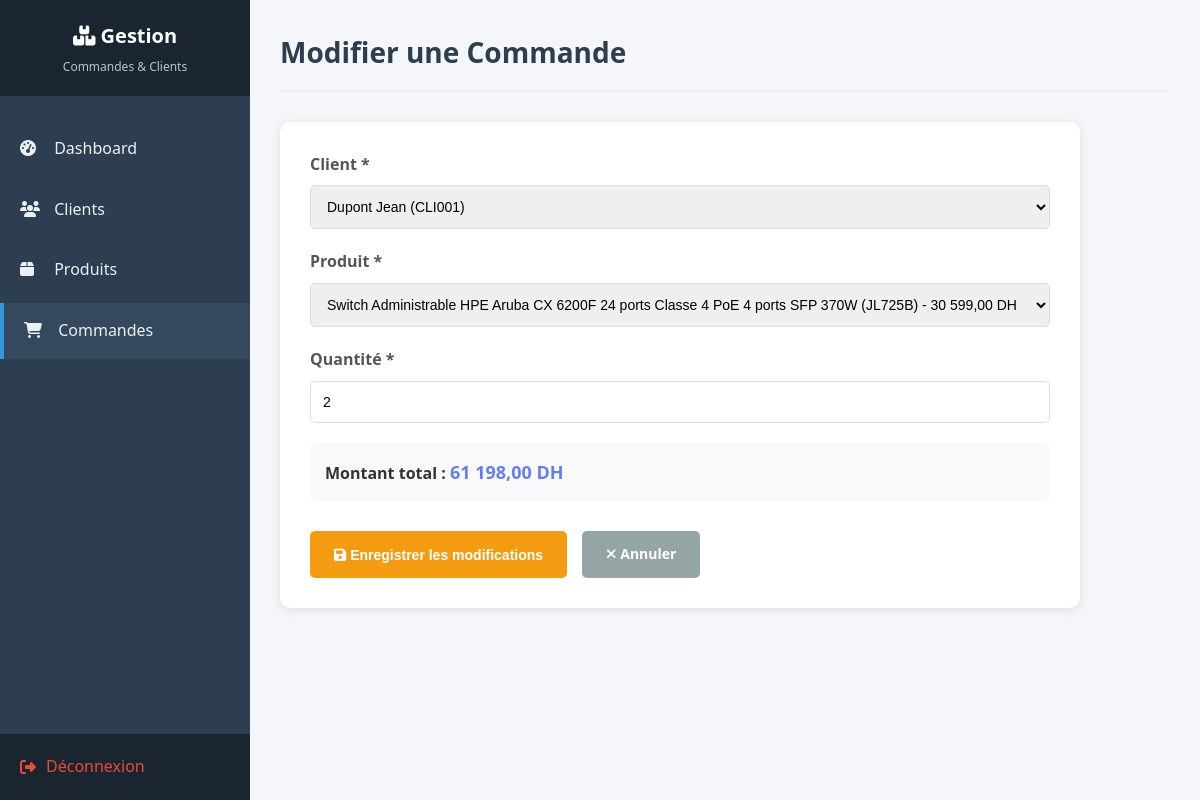
Screenshot of /modifier_commande.php?id=5 (signed in) with the database file from the repository.
### tables this page shows
CREATE TABLE `commandes` (
  `id` int(11) NOT NULL,
  `client_id` int(11) NOT NULL,
  `produit_id` int(11) NOT NULL,
  `quantite` int(11) NOT NULL,
  `date_commande` datetime DEFAULT current_timestamp(),
  `montant_total` decimal(10,2) NOT NULL
);

CREATE TABLE `clients` (
  `id` int(11) NOT NULL,
  `code_client` varchar(20) NOT NULL,
  `nom` varchar(100) NOT NULL,
  `prenom` varchar(100) NOT NULL,
  `email` varchar(150) NOT NULL,
  `telephone` varchar(20) DEFAULT NULL
);

CREATE TABLE `produits` (
  `id` int(11) NOT NULL,
  `nom` varchar(150) NOT NULL,
  `description` text DEFAULT NULL,
  `prix` decimal(10,2) NOT NULL,
  `stock` int(11) NOT NULL DEFAULT 0
);

### modifier_commande.php (the view, shortened to what this page needs)
<?php
require_once 'base.php';
$id = intval($_GET['id'] ?? 0);
$stmt = $pdo->prepare("
    SELECT c.*, p.stock AS produit_stock, p.prix AS produit_prix, p.nom AS produit_nom
    FROM commandes c
    JOIN produits p ON c.produit_id = p.id
    WHERE c.id = ?
");
$stmt->execute([$id]);
$commande = $stmt->fetch();
$clients = $pdo->query("SELECT id, code_client, nom, prenom, email FROM clients ORDER BY nom, prenom")->fetchAll();
$produits = $pdo->query("SELECT id, nom, prix, stock FROM produits ORDER BY nom")->fetchAll();
?>
<!DOCTYPE html>
<html lang="fr">
<head>
    <link rel="stylesheet" href="style.css">
    <link rel="stylesheet" href="https://cdnjs.cloudflare.com/ajax/libs/font-awesome/6.4.0/css/all.min.css">
</head>
<body>
    <div class="main-container">
        <aside class="sidebar">
            <div class="sidebar-header">
                <h1><i class="fas fa-boxes"></i> Gestion</h1>
                <p>Commandes & Clients</p>
            </div>
            <ul class="sidebar-menu">
                <li><a href="index.php"><i class="fas fa-tachometer-alt"></i> Dashboard</a></li>
                <li><a href="liste_clients.php"><i class="fas fa-users"></i> Clients</a></li>
                <li><a href="liste_produits.php"><i class="fas fa-box"></i> Produits</a></li>
                <li><a href="liste_commandes.php" class="active"><i class="fas fa-shopping-cart"></i> Commandes</a></li>
            </ul>
            <div class="sidebar-footer">
                <a href="logout.php"><i class="fas fa-sign-out-alt"></i> Déconnexion</a>
            </div>
        </aside>
        <main class="main-content">
            <div class="page-header">
                <h2>Modifier une Commande</h2>
            </div>
            <div class="form-container">
                <form method="POST" action="">
                    <div class="form-group">
                        <label for="client_id">Client *</label>
                        <select id="client_id" name="client_id" required>
                            <?php foreach ($clients as $client): ?>
                                <option value="<?php echo $client['id']; ?>" <?php echo ($commande['client_id'] == $client['id']) ? 'selected' : ''; ?>>
                                    <?php echo htmlspecialchars($client['nom'] . ' ' . $client['prenom'] . ' (' . $client['code_client'] . ')'); ?>
                                </option>
                            <?php endforeach; ?>
                        </select>
                    </div>
                    <div class="form-group">
                        <label for="produit_id">Produit *</label>
                        <select id="produit_id" name="produit_id" required>
                            <?php foreach ($produits as $produit):
                                $stockAffiche = $produit['stock'];
                                if ($produit['id'] == $commande['produit_id']) {
                                    $stockAffiche += $commande['quantite'];
                                }
                            ?>
                                <option value="<?php echo $produit['id']; ?>" data-prix="<?php echo $produit['prix']; ?>" <?php echo ($commande['produit_id'] == $produit['id']) ? 'selected' : ''; ?>>
                                    <?php echo htmlspecialchars($produit['nom'] . ' - ' . number_format($produit['prix'], 2, ',', ' ') . ' DH (Stock: ' . $stockAffiche . ')'); ?>
                                </option>
                            <?php endforeach; ?>
                        </select>
                    </div>
                    <div class="form-group">
                        <label for="quantite">Quantité *</label>
                        <input type="number" id="quantite" name="quantite" min="1" value="<?php echo htmlspecialchars($commande['quantite']); ?>" required>
                    </div>
                    <div class="form-group" id="montant-preview" style="background: #f8f9fa; padding: 15px; border-radius: 5px;">
                        <strong>Montant total : <span id="montant-total" style="color: #667eea; font-size: 18px;"><?php echo number_format($commande['montant_total'], 2, ',', ' '); ?> DH</span></strong>
                    </div>
                    <div class="form-actions">
                        <button type="submit" class="btn btn-warning"><i class="fas fa-save"></i> Enregistrer les modifications</button>
                        <a href="liste_commandes.php" class="btn btn-secondary"><i class="fas fa-times"></i> Annuler</a>
                    </div>
                </form>
            </div>
        </main>
    </div>
</body>
</html>

### style.css (style rules this page uses)
* { margin: 0; padding: 0; box-sizing: border-box; }
body { font-family: 'Segoe UI', Tahoma, Geneva, Verdana, sans-serif; background-color: #f5f6fa; color: #333; line-height: 1.6; }
.main-container { display: flex; min-height: 100vh; }
.sidebar { width: 250px; background: #2c3e50; color: white; position: fixed; height: 100vh; overflow-y: auto; }
.sidebar-header { padding: 20px; background: #1a252f; text-align: center; }
.sidebar-header h1 { font-size: 20px; margin-bottom: 5px; }
.sidebar-header p { font-size: 12px; color: #bdc3c7; }
.sidebar-menu { list-style: none; padding: 20px 0; }
.sidebar-menu li { margin: 5px 0; }
.sidebar-menu a { display: block; padding: 15px 20px; color: #ecf0f1; text-decoration: none; transition: all 0.3s; }
.sidebar-menu a:hover, .sidebar-menu a.active { background: #34495e; border-left: 4px solid #3498db; }
.sidebar-menu i { margin-right: 10px; width: 20px; display: inline-block; }
.sidebar-footer { position: absolute; bottom: 0; width: 100%; padding: 20px; background: #1a252f; }
.sidebar-footer a { color: #e74c3c; text-decoration: none; display: flex; align-items: center; gap: 10px; }
.main-content { flex: 1; margin-left: 250px; padding: 30px; }
.page-header { margin-bottom: 30px; padding-bottom: 15px; border-bottom: 2px solid #ecf0f1; }
.page-header h2 { color: #2c3e50; font-size: 28px; }
.form-group { margin-bottom: 20px; }
.form-group label { display: block; margin-bottom: 8px; font-weight: 600; color: #555; }
.form-group input, .form-group select, .form-group textarea { width: 100%; padding: 12px; border: 1px solid #ddd; border-radius: 5px; font-size: 14px; transition: border-color 0.3s; }
.btn { display: inline-block; padding: 12px 24px; border: none; border-radius: 5px; font-size: 14px; font-weight: 600; cursor: pointer; text-decoration: none; transition: all 0.3s; }
.btn-warning { background: #f39c12; color: white; }
.btn-secondary { background: #95a5a6; color: white; }
.form-container { background: white; border-radius: 10px; box-shadow: 0 2px 10px rgba(0, 0, 0, 0.1); padding: 30px; max-width: 800px; }
.form-actions { display: flex; gap: 15px; margin-top: 30px; }

### rows the page displays
commandes: client_id "Dupont Jean (CLI001)", produit_id "Switch Administrable HPE Aruba CX 6200F 24 ports Classe 4 PoE 4 ports SFP 370W (JL725B) - 30 599,00 DH (Stock: 18)", quantite "2", montant_total "61 198,00"
